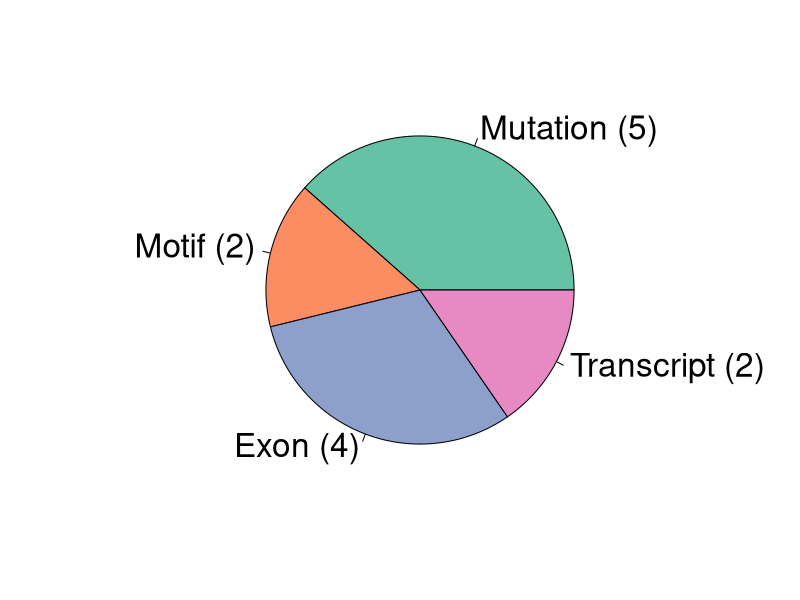

Reproduce this figure in R.
#!/usr/bin/env Rscript
## Plots a pie chart of the feature types used in the machine learning models
suppressPackageStartupMessages({
  library(RColorBrewer)
})

features <- as.data.frame(matrix(c(
  "hek_ws", "Exon",
  "hek_wu", "Exon",
  "mutation_base_change", "Mutation",
  "w5score", "Motif",
  "w3score", "Motif",
  "m5score", "Mutation",
  "m3score", "Mutation",
  "mwdif_5score", "Mutation",
  "mwdif_3score", "Mutation",
  "ss5usage", "Transcript",
  "ss3usage", "Transcript",
  "chasin_ese_density", "Exon",
  "chasin_ess_density", "Exon"
), ncol=2, byrow=T, dimnames=list(c(), c("feature", "level"))))

fLevels <- factor(features$level, c("Mutation", "Motif", "Exon", "Transcript"))
tFLevels <- table(fLevels)
labels <- sprintf("%s (%d)", names(tFLevels), tFLevels)
myColors <- brewer.pal(length(tFLevels), "Set2")
pdf(file.path("..", "plots", "feature_pie.pdf"), width=9)
pie(tFLevels, labels=labels, col=myColors, cex=2)
dev.off()
